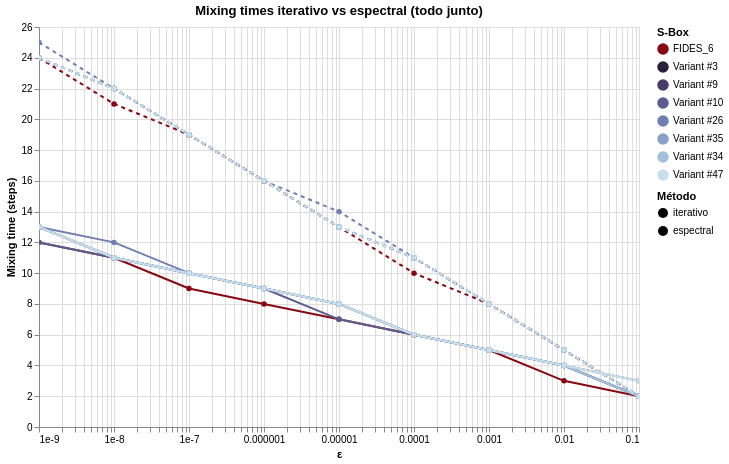

The cell this chart's notebook holds for it:
### Code cell
chart_spec = compare_mixing_times_spectrals_altair(
    specs,
    epsilons=[10**(-i) for i in range(1,10)],
    max_steps=10000,
    log_scale=True,
)
chart_spec

### Figure 1 — Vega-Lite specification as saved in the notebook (floating-point values rounded to 4 significant figures; data arrays with more than 128 entries replaced by an {"elided": "..."} marker saying what was removed)
{"config": {"view": {"continuousWidth": 300, "continuousHeight": 300}}, "data": {"name": "data-d51d03a5f39fa85516f830169c1e3445"}, "mark": {"type": "line", "point": true}, "encoding": {"color": {"field": "S-Box", "legend": {"title": "S-Box"}, "scale": {"domain": ["FIDES_6", "Variant #3", "Variant #9", "Variant #10", "Variant #26", "Variant #35", "Variant #34", "Variant #47"], "range": ["#880811", "#2b1f3e", "#453c6b", "#5b5d91", "#707fb1", "#87a0c8", "#a4c1db", "#c7dfeb"]}, "type": "nominal"}, "strokeDash": {"field": "Método", "legend": {"title": "Método"}, "scale": {"domain": ["iterativo", "espectral"], "range": [[], [4, 4]]}, "type": "nominal"}, "tooltip": [{"field": "S-Box", "type": "nominal"}, {"field": "Método", "type": "nominal"}, {"field": "ε", "type": "quantitative"}, {"field": "Mixing time", "type": "quantitative"}], "x": {"field": "ε", "scale": {"type": "log"}, "title": "ε", "type": "quantitative"}, "y": {"field": "Mixing time", "title": "Mixing time (steps)", "type": "quantitative"}}, "height": 400, "params": [{"name": "param_24", "select": {"type": "interval", "encodings": ["x", "y"]}, "bind": "scales"}], "title": "Mixing times iterativo vs espectral (todo junto)", "width": 600, "$schema": "https://vega.github.io/schema/vega-lite/v5.20.1.json", "datasets": {"data-d51d03a5f39fa85516f830169c1e3445": {"elided": "144 records"}}}
